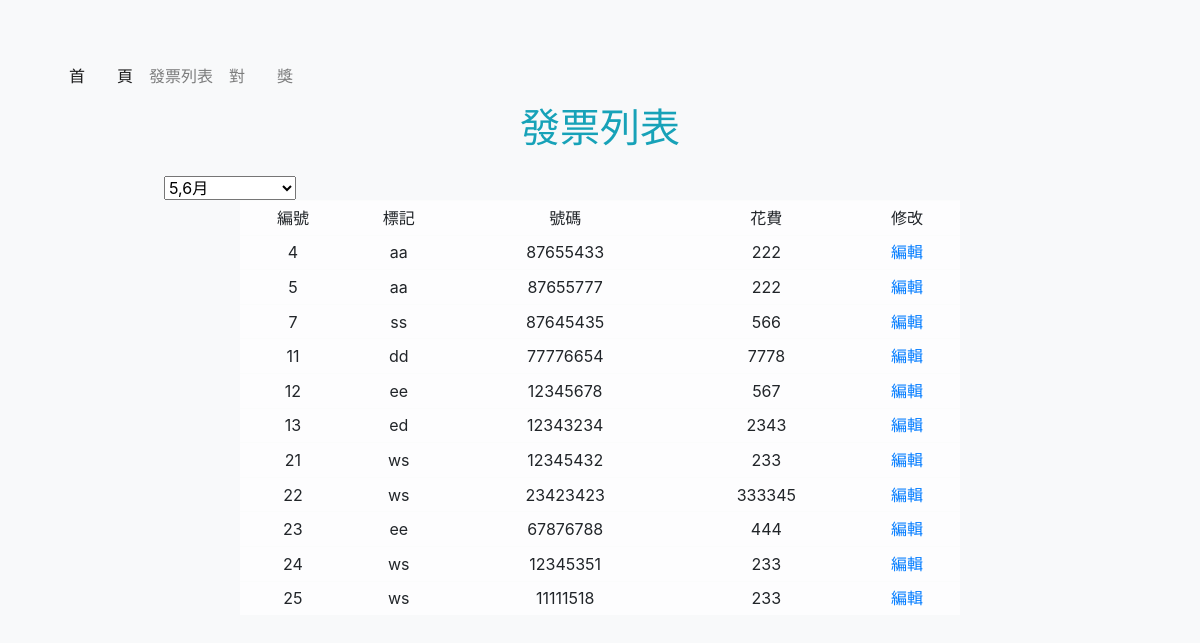
Page /list.php on the committed database.
### tables this page shows
CREATE TABLE `invoice` (
  `id` int(10) UNSIGNED NOT NULL,
  `code` varchar(2) NOT NULL,
  `number` varchar(8) NOT NULL,
  `period` tinyint(1) UNSIGNED NOT NULL,
  `expend` int(10) UNSIGNED NOT NULL,
  `year` varchar(4) NOT NULL
);

### com/base.php (called while the page is built, shortened)
<?php
$dsn="mysql:host=localhost;charset=utf8;dbname=invoice";
$pdo=new PDO($dsn,'root',"");
function all($table,...$arg){
    global $pdo;
    $sql="select * from $table ";
    if(isset($arg[0]) && is_array($arg[0])){
        $tmp=[];
        foreach($arg[0] as $key => $value){
            $tmp[]=sprintf("`%s`='%s'",$key,$value);
        }
        $sql=$sql." where " . implode(" && ",$tmp);
    }
    return $pdo->query($sql)->fetchAll();
}
?>

### list.php (the view, shortened to what this page needs)
<?php include_once "./com/base.php"    ;?>
<!DOCTYPE html>
<html lang="en">
<head>
    <link rel="stylesheet" href="./css/bootstrap.min.css">
</head>
</head>
<body class="bg-light text-center">
<div class="container py-5">
<?php include "./include/header.php"   ;
$period=ceil(date("n")/2);
?>
<h1 class="text-info pb-3">發票列表</h1>
<form action="list.php" method="post" class="col-4">
<select onchange="location.href=this.options[this.selectedIndex].value">
                        <option value="list.php?period=3" <?=($period==3)?"selected":"";?>>5,6月</option>
                    </select>
</form>
<?php
$rows=all('invoice',['period'=>$period]);
?>
<div class="container">
<table class="table table-sm table-light text-center col-md-8 mx-auto">
    <tr>
        <td>編號</td>
        <td>標記</td>
        <td>號碼</td>
        <td>花費</td>
        <td>修改</td>
    </tr>
    <?php
    foreach($rows as $row){
    ?>
    <tr>
        <td><?=$row['id'];?></td>
        <td><?=$row['code'];?></td>
        <td><?=$row['number'];?></td>
        <td><?=$row['expend'];?></td>
        <td><a href='invoice_chg.php?id="<?=$row['id'];?>"'>編輯</a></td>
    </tr>
    <?php
    }
    ?>
</table>
</div>
</body>
</html>

### include/header.php (shortened to what this page needs)
<head>
<link rel="stylesheet" href="./css/bootstrap.min.css">
</head>
<header>
  <nav class="navbar navbar-expand-md navbar-light bg-light">
    <div class="collapse navbar-collapse" id="navbarTogglerDemo02">
      <ul class="navbar-nav mr-auto mt-2 mt-lg-0">
        <li class="nav-item active">
          <a class="nav-link" href="index.php">首　　頁</a>
        </li>
        <li class="nav-item">
          <a class="nav-link" href="list.php">發票列表</a>
        </li>
        <li class="nav-item">
          <a class="nav-link" href="invoice.php">對　　獎</a>
        </li>
      </ul>
    </div>
  </nav>
</header>

### rows in the picture
invoice: id "4", code "aa", number "87655433", expend "222"
invoice: id "5", code "aa", number "87655777", expend "222"
invoice: id "7", code "ss", number "87645435", expend "566"
invoice: id "11", code "dd", number "77776654", expend "7778"
invoice: id "12", code "ee", number "12345678", expend "567"
invoice: id "13", code "ed", number "12343234", expend "2343"
invoice: id "21", code "ws", number "12345432", expend "233"
invoice: id "22", code "ws", number "23423423", expend "333345"
invoice: id "23", code "ee", number "67876788", expend "444"
invoice: id "24", code "ws", number "12345351", expend "233"
invoice: id "25", code "ws", number "11111518", expend "233"
